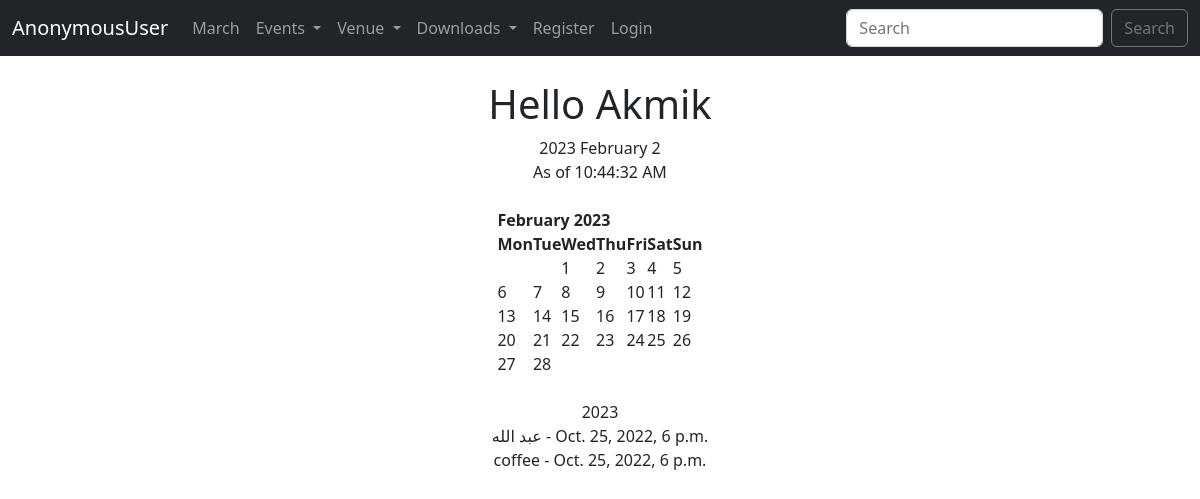
The page / on the database its author committed.
### events/models.py (models this page shows, shortened)
class Event(models.Model):
	name = models.CharField("Event Name", max_length = 120)
	event_date = models.DateTimeField("Event Date")
	venue = models.ForeignKey(Venue, blank=True,null=True,on_delete=models.CASCADE)
	manager = models.ForeignKey(User, blank = True, null = True, on_delete = models.SET_NULL)
	attendees = models.ManyToManyField(MyClubUser, blank=True)
	description = models.TextField(blank=True)
	approved = models.BooleanField('Approved', default=False)
	def __str__(self):
		return self.name

### events/views.py (the view)
# urls.py: path("", views.home, name = "home"),
def home(request, year = datetime.now().year, month = datetime.now().strftime('%B')):
	name = "Akmik"
	month = month.title() # or month.capitalize()
	month_number = list(calendar.month_name).index(month)
	month_number = int(month_number)
	cal = HTMLCalendar().formatmonth(
			year,
			month_number
		)
	now = datetime.now()
	current_year = now.year
	time = now.strftime("%I:%M:%S %p")
	event_list = Event.objects.filter(
			event_date__year = 2022,
			event_date__month = 10
		)
	return render(request, "events/home.html", {
		"name" : name,
		"year" : year,
		"month" : month,
		"month_number" : month_number,
		"cal" : cal,
		"current_year" : current_year,
		"time" : time,
		"event_list" : event_list
		})

### events/templates/events/home.html
{% extends 'events/layout.html' %}
{% block body %}
	<center>
		<h1>Hello {{ name }}</h1>
		{{year}}
		{{month}}
		{{month_number}}<br>
		As of {{time}}<br><br>
		{{cal|safe}}<br>
		{{current_year}}<br>
		{% if event_list %}
			{% for event in event_list %}
				{{ event }} - {{ event.event_date }}<br>
			{% endfor %}
		{% else %}
			<p> Sorry there is no events this month </p>
		{% endif %}
	</center>
{% endblock %}

### rows shown on the page
Event: name "عبد الله", event_date "Oct. 25, 2022, 6 p.m."
Event: name "coffee", event_date "Oct. 25, 2022, 6 p.m."

### other values the page prints
{{ user }} "AnonymousUser"
{{ name }} "Akmik"
{{ month }} "February"
{{ month_number }} "2"
{{ cal|safe }} "February 2023 Mon Tue Wed Thu Fri Sat Sun 1 2 3 4 5 6 7 8 9 10 11 12 13 14 15 16 17 18 19 20 21 22 23 24 25 26 27 28"
